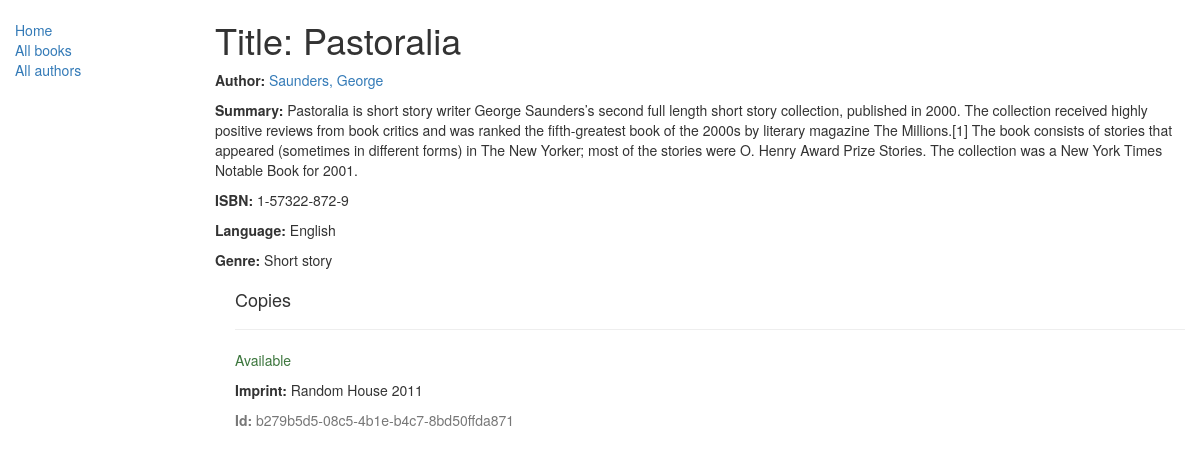
/catalog/books/3, run on the app's committed database.
### catalog/models.py (models this page shows, shortened)
class Book(models.Model):
    title = models.CharField(max_length=200)
    author = models.ForeignKey('Author', on_delete=models.SET_NULL, null=True)
    genre = models.ManyToManyField('Genre', help_text='Select a genre for this book')
    summary = models.TextField(max_length=1000, help_text="Enter a brief description of the book")
    isbn = models.CharField('ISBN', max_length=13, help_text='13 Character <a href="https://www.isbn-international.org/content/what-isbn">ISBN number</a>')
    language = models.ForeignKey('Language', on_delete=models.SET_NULL, null=True)
    def display_genre(self):
        """
        Creates a string for the genre, to be displayed in admin
        """
        return ', '.join([ genre.name for genre in self.genre.all()[:3] ])
    display_genre.short_description = 'Genre'

class Author(models.Model):
    first_name = models.CharField(max_length=100)
    last_name = models.CharField(max_length=100)
    date_of_birth = models.DateField('Born', null=True, blank=True)
    date_of_death = models.DateField('Died', null=True, blank=True)
    def __str__(self):
        return '%s, %s' % (self.last_name, self.first_name)

class Language(models.Model):
    name = models.CharField(max_length=200)
    def __str__(self):
        return self.name

class Genre(models.Model):
    name = models.CharField(max_length=200, help_text='Enter a book genre.')
    def __str__(self):
        return self.name

class BookInstance(models.Model):
    id = models.UUIDField(primary_key=True, default=uuid.uuid4, help_text="Unique ID for this particular book across whole library")
    book = models.ForeignKey('Book', on_delete=models.SET_NULL, null=True)
    imprint = models.CharField(max_length=200)
    due_back = models.DateField(null=True, blank=True)
    LOAN_STATUS = (
        ('m', 'Maintenance'),
        ('o', 'On loan'),
        ('a', 'Available'),
        ('r', 'Reserved'),
    )
    status = models.CharField(max_length=1, choices=LOAN_STATUS, blank=True, default='m', help_text='Book availability')
    class Meta:
        ordering = ["due_back"]

### catalog/views.py (the view)
# urls.py: path('books/<int:pk>', views.BookDetailView.as_view(), name='book-detail'), # generic detail view expects pk!
class BookDetailView(generic.DetailView):
    model = Book

### catalog/templates/catalog/book_detail.html (shortened to what this page needs)
{% extends "base_generic.html" %}
{% block content %}
  <h1>Title: {{ book.title }}</h1>
  <p><strong>Author:</strong> <a href="{% url 'author-detail' book.author.pk %}">{{ book.author }}</a></p>
  <p><strong>Summary:</strong> {{ book.summary }}</p>
  <p><strong>ISBN:</strong> {{ book.isbn }}</p>
  <p><strong>Language:</strong> {{ book.language }}</p>
  <p><strong>Genre:</strong> {% for genre in book.genre.all %} {{ genre }}{% if not forloop.last %}, {% endif %}{% endfor %}</p>
  <div style="margin-left:20px;margin-top:20px">
    <h4>Copies</h4>
    {% for copy in book.bookinstance_set.all %}
    <hr>
    <p class="{% if copy.status == 'a' %}text-success{% elif copy.status == 'm' %}text-danger{% else %}text-warning{% endif %}">{{ copy.get_status_display }}</p>
    <p><strong>Imprint:</strong> {{copy.imprint}}</p>
    <p class="text-muted"><strong>Id:</strong> {{copy.id}}</p>
    {% endfor %}
  </div>
{% endblock %}

### data on the page
Book: title "Pastoralia", author "Saunders, George", summary "Pastoralia is short story writer George Saunders’s second full length short story collection, published in 2000. The collection received highly positive reviews from book critics and was ranked the fifth-greatest book of the 2000s by literary magazine The Millions.[1] The book consists of stories that appeared (sometimes in different forms) in The New Yorker; most of the stories were O. Henry Award Prize Stories. The collection was a New York Times Notable Book for 2001.", isbn "1-57322-872-9", language "English"
Genre: name "Short story"
BookInstance: status "Available", imprint "Random House 2011", id "b279b5d5-08c5-4b1e-b4c7-8bd50ffda871"
